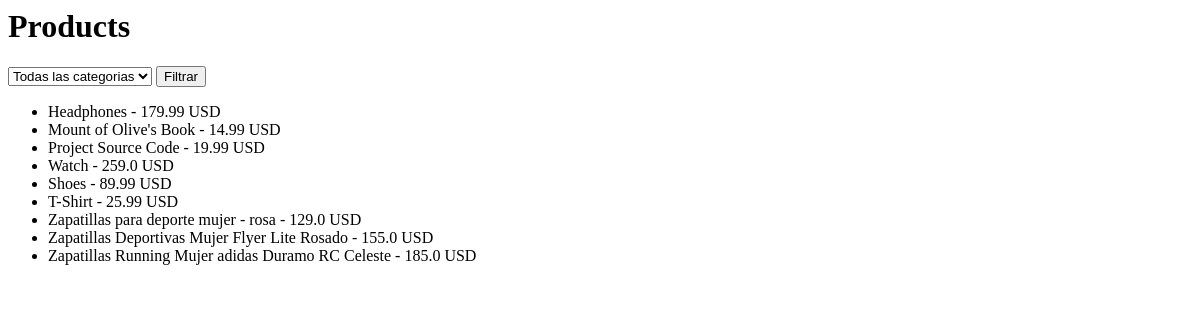
Before: /products/ with the older database file.
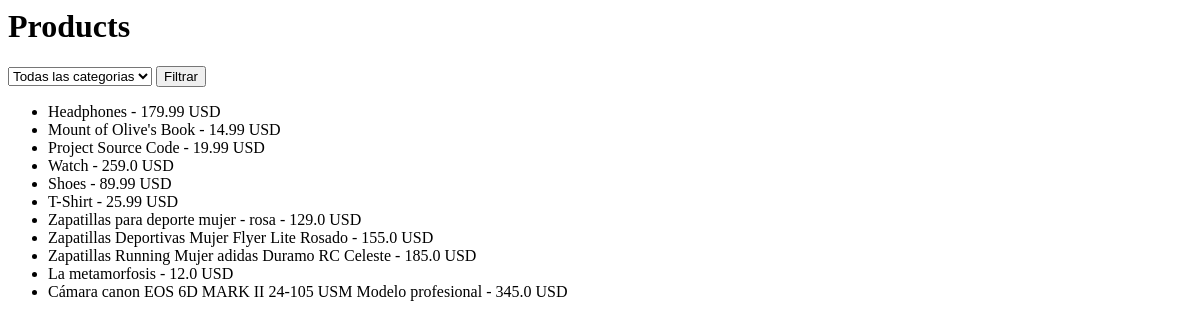
After: the same page with the newer database file.
### store/models.py (models this page shows, shortened)
class Product(models.Model):
    name = models.CharField(max_length=200)
    price = models.FloatField()
    digital = models.BooleanField(default=False, null=True, blank=True)
    image = models.ImageField(null=True, blank=True)
    category = models.ForeignKey(Category, on_delete=models.SET_NULL, null=True, blank=True)
    is_featured = models.BooleanField(default=False)

### store/views.py (the view)
# urls.py: path('products/', views.product_list, name='product_list'),
def product_list(request):
    products = Product.objects.all()  # Obtiene todos los productos de la base de datos
    return render(request, 'store/product_list.html', {'products': products})

### store/templates/store/product_list.html (shortened to what this page needs)
<h1>Products</h1>
<form method="get">
    <select name="category">
        <option value="">Todas las categorias</option>
    </select>
    <button type="submit">Filtrar</button>
</form>
<ul>
    {% for product in products %}
        <li>{{ product.name }} - {{ product.price }} USD</li>
    {% endfor %}
</ul>

Changed rows visible on the page:
added Product: name "La metamorfosis", price "12.0"
added Product: name "Cámara canon EOS 6D MARK II 24-105 USM Modelo profesional", price "345.0"
